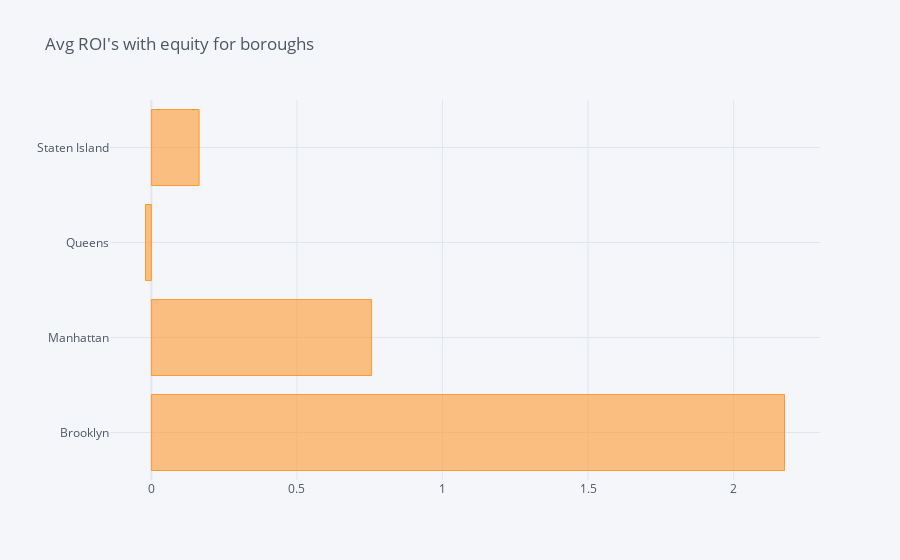

Notebook code cell kept with this figure:
### Code cell
zlw_bnb.pivot_table(values='roi_with_equity',index='neighbourhood_group_cleansed').iplot(kind='barh',title="Avg ROI's with equity for boroughs")

### Figure 1 — Plotly figure (JSON) as saved in the notebook; plotly's stock layout.template omitted (floating-point values rounded to 4 significant figures)
{"data": [{"marker": {"color": "rgba(255, 153, 51, 0.6)", "line": {"color": "rgba(255, 153, 51, 1.0)", "width": 1}}, "name": "roi_with_equity", "orientation": "h", "text": "", "type": "bar", "x": [2.175, 0.7563, -0.02031, 0.1638], "y": ["Brooklyn", "Manhattan", "Queens", "Staten Island"]}], "layout": {"legend": {"bgcolor": "#F5F6F9", "font": {"color": "#4D5663"}}, "paper_bgcolor": "#F5F6F9", "plot_bgcolor": "#F5F6F9", "title": {"font": {"color": "#4D5663"}, "text": "Avg ROI's with equity for boroughs"}, "xaxis": {"gridcolor": "#E1E5ED", "showgrid": true, "tickfont": {"color": "#4D5663"}, "title": {"font": {"color": "#4D5663"}, "text": ""}, "zerolinecolor": "#E1E5ED"}, "yaxis": {"gridcolor": "#E1E5ED", "showgrid": true, "tickfont": {"color": "#4D5663"}, "title": {"font": {"color": "#4D5663"}, "text": ""}, "zerolinecolor": "#E1E5ED"}}}
